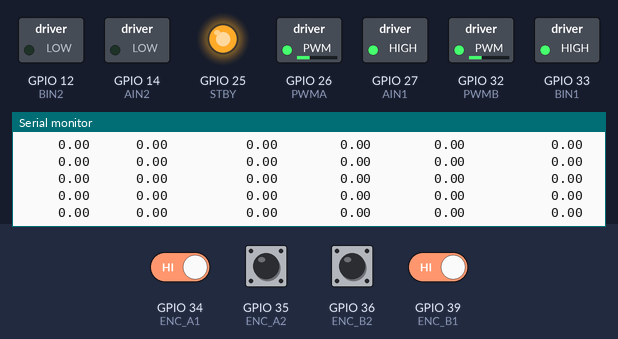
Simulated run of this sketch. Board: ESP32. Shown: switched loads named in the sketch (green lamp = pin HIGH), output pins drawn as LEDs (lit = HIGH), the last lines printed to the serial monitor. The test bench sets the inputs (shaded band); at power-on: GPIO 34 (ENC_A1), GPIO 35 (ENC_A2), GPIO 36 (ENC_B2), GPIO 39 (ENC_B1) HIGH.

Above: at 1.2 s.
1.3 s: GPIO 34 (ENC_A1) driven LOW
At 1.31 s:
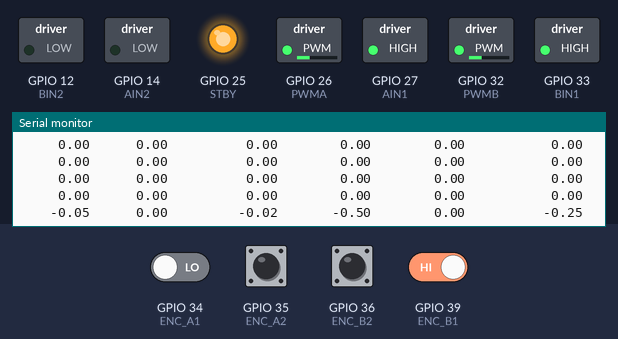
2.9 s: GPIO 39 (ENC_B1) driven LOW
At 2.91 s:
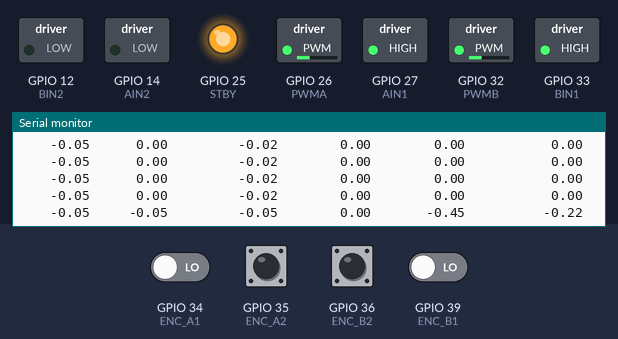
4.5 s: GPIO 34 (ENC_A1) driven HIGH and GPIO 39 (ENC_B1) driven HIGH
At 4.52 s:
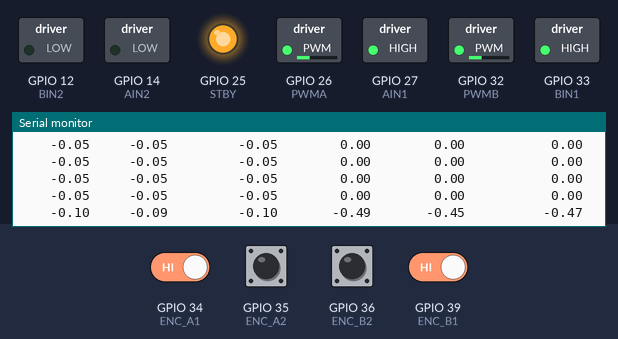

Measured:
- after the input at 1.3 s, the serial monitor: prints a new line at once (image 1)
- after the input at 2.9 s, the serial monitor: prints a new line at once (image 2)
- after the input at 4.5 s, the serial monitor: prints a new line at once (image 3)

The sketch:

Encoders_Distance_RPM_Speed.ino
```cpp
#include <Arduino.h>

// ── Calibrated encoder constants ──────────────────────────────────────────────
#define MM_PER_TICK_A   0.049773f
#define MM_PER_TICK_B   0.045400f
#define WHEEL_CIRCUM_MM 138.230f

// ── Motor pins ────────────────────────────────────────────────────────────────
#define PWMA   26
#define AIN1   27
#define AIN2   14
#define PWMB   32
#define BIN1   33
#define BIN2   12
#define STBY   25

#define PWM_FREQ   20000
#define PWM_RES    8
#define CRUISE_PWM 80

// ── Encoder pins ──────────────────────────────────────────────────────────────
#define ENC_A1  34
#define ENC_A2  35
#define ENC_B1  39
#define ENC_B2  36

// ── Encoder state ─────────────────────────────────────────────────────────────
volatile long countA = 0;
volatile long countB = 0;
volatile int  lastA  = 0;
volatile int  lastB  = 0;

// ── Speed tracking ────────────────────────────────────────────────────────────
unsigned long speedPrevTime = 0;
long          speedPrevA    = 0;
long          speedPrevB    = 0;

// ── ISRs ──────────────────────────────────────────────────────────────────────
void IRAM_ATTR encoderA_ISR() {
  int a = digitalRead(ENC_A1);
  int b = digitalRead(ENC_A2);
  int encoded = (a << 1) | b;
  int sum = (lastA << 2) | encoded;
  if (sum == 13 || sum == 4 || sum == 2 || sum == 11) countA++;
  if (sum == 14 || sum == 7 || sum == 1 || sum == 8)  countA--;
  lastA = encoded;
}

void IRAM_ATTR encoderB_ISR() {
  int a = digitalRead(ENC_B1);
  int b = digitalRead(ENC_B2);
  int encoded = (a << 1) | b;
  int sum = (lastB << 2) | encoded;
  if (sum == 13 || sum == 4 || sum == 2 || sum == 11) countB++;
  if (sum == 14 || sum == 7 || sum == 1 || sum == 8)  countB--;
  lastB = encoded;
}

// ── Motor control ─────────────────────────────────────────────────────────────
void motorsForward(int pwm) {
  digitalWrite(AIN1, HIGH); digitalWrite(AIN2, LOW);
  digitalWrite(BIN1, HIGH); digitalWrite(BIN2, LOW);
  ledcWrite(PWMA, pwm);
  ledcWrite(PWMB, pwm);
}

// ── Setup ─────────────────────────────────────────────────────────────────────
void setup() {
  Serial.begin(115200);
  while (!Serial) delay(10);

  pinMode(AIN1, OUTPUT); pinMode(AIN2, OUTPUT);
  pinMode(BIN1, OUTPUT); pinMode(BIN2, OUTPUT);
  pinMode(STBY, OUTPUT);
  digitalWrite(STBY, HIGH);
  ledcAttach(PWMA, PWM_FREQ, PWM_RES);
  ledcAttach(PWMB, PWM_FREQ, PWM_RES);

  pinMode(ENC_A1, INPUT); pinMode(ENC_A2, INPUT);
  pinMode(ENC_B1, INPUT); pinMode(ENC_B2, INPUT);
  attachInterrupt(digitalPinToInterrupt(ENC_A1), encoderA_ISR, CHANGE);
  attachInterrupt(digitalPinToInterrupt(ENC_A2), encoderA_ISR, CHANGE);
  attachInterrupt(digitalPinToInterrupt(ENC_B1), encoderB_ISR, CHANGE);
  attachInterrupt(digitalPinToInterrupt(ENC_B2), encoderB_ISR, CHANGE);

  speedPrevTime = millis();

  motorsForward(CRUISE_PWM);

  Serial.println("\n EncA(mm)  EncB(mm)  Bot_Dist(mm)  SpdA(mm/s)  SpdB(mm/s)  Bot_Spd(mm/s)");
  Serial.println("-----------------------------------------------------------------------------");
}

// ── Loop ──────────────────────────────────────────────────────────────────────
void loop() {
  static unsigned long lastPrint = 0;

  if (millis() - lastPrint >= 100) {
    lastPrint = millis();

    // snapshot counts
    noInterrupts();
    long sA = countA;
    long sB = countB;
    interrupts();

    // ── Distance ──────────────────────────────────────────────────────────────
    float mmA = sA * MM_PER_TICK_A;
    float mmB = sB * MM_PER_TICK_B;
    float avgDist = (mmA + mmB) / 2.0f;

    // ── Speed ─────────────────────────────────────────────────────────────────
    unsigned long now = millis();
    float dt = (now - speedPrevTime) / 1000.0f;
    dt = (dt < 0.001f) ? 0.001f : dt;       // guard against zero

    float spdA = ((sA - speedPrevA) * MM_PER_TICK_A) / dt;
    float spdB = ((sB - speedPrevB) * MM_PER_TICK_B) / dt;
    float avgSpd = (spdA + spdB) / 2.0f;

    speedPrevA    = sA;
    speedPrevB    = sB;
    speedPrevTime = now;

    Serial.printf("%9.2f  %8.2f  %12.2f  %10.2f  %10.2f  %13.2f\n",
      mmA, mmB, avgDist, spdA, spdB, avgSpd
    );
  }

  delay(2);
}
```
